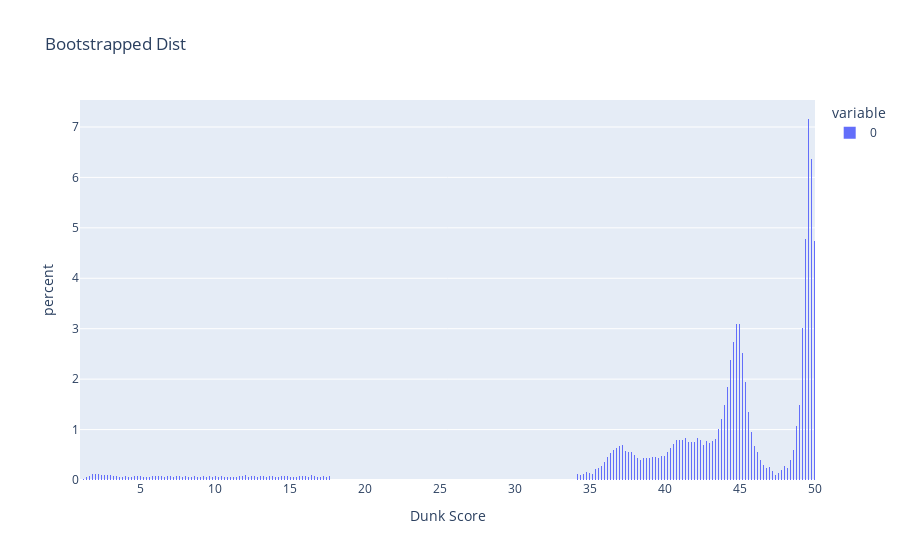

The cell this chart's notebook holds for it:
### Code cell
fig = px.histogram(conditional_scores, nbins=1000, histnorm='percent', labels = {"value": "Dunk Score"}, title="Bootstrapped Dist")
fig.show()

fig = go.Figure()
fig.add_trace(go.Histogram(x= conditional_scores, nbinsx = 200, histnorm='percent', name='Bootstrapped'))
fig.add_trace(go.Histogram(x=previous_scoring_method_all_scores, histnorm='percent', name='Historical scores'))
fig.update_layout(
    title_text = "Old Method Scores (2000 - 2022) vs Bootstrapped Scores for New Method",
    xaxis_title_text = "Dunk Score",
    yaxis_title_text = "Percent",
    bargap=0.2,
    bargroupgap=0.1,
    xaxis = dict(
        tickmode = 'linear',
        dtick = 1
    )
)
fig.show()

### Figure 1 — Plotly figure (JSON) as saved in the notebook; plotly's stock layout.template omitted (floating-point values rounded to 4 significant figures; data arrays with more than 128 entries replaced by an {"elided": "..."} marker saying what was removed)
{"data": [{"alignmentgroup": "True", "bingroup": "x", "histnorm": "percent", "hovertemplate": "variable=0<br>Dunk Score=%{x}<br>percent=%{y}<extra></extra>", "legendgroup": "0", "marker": {"color": "#636efa", "pattern": {"shape": ""}}, "name": "0", "nbinsx": 1000, "offsetgroup": "0", "orientation": "v", "showlegend": true, "type": "histogram", "x": {"elided": "100000 float values"}, "xaxis": "x", "yaxis": "y"}], "layout": {"barmode": "relative", "legend": {"title": {"text": "variable"}, "tracegroupgap": 0}, "title": {"text": "Bootstrapped Dist"}, "xaxis": {"anchor": "y", "domain": [0, 1], "title": {"text": "Dunk Score"}}, "yaxis": {"anchor": "x", "domain": [0, 1], "title": {"text": "percent"}}}}
